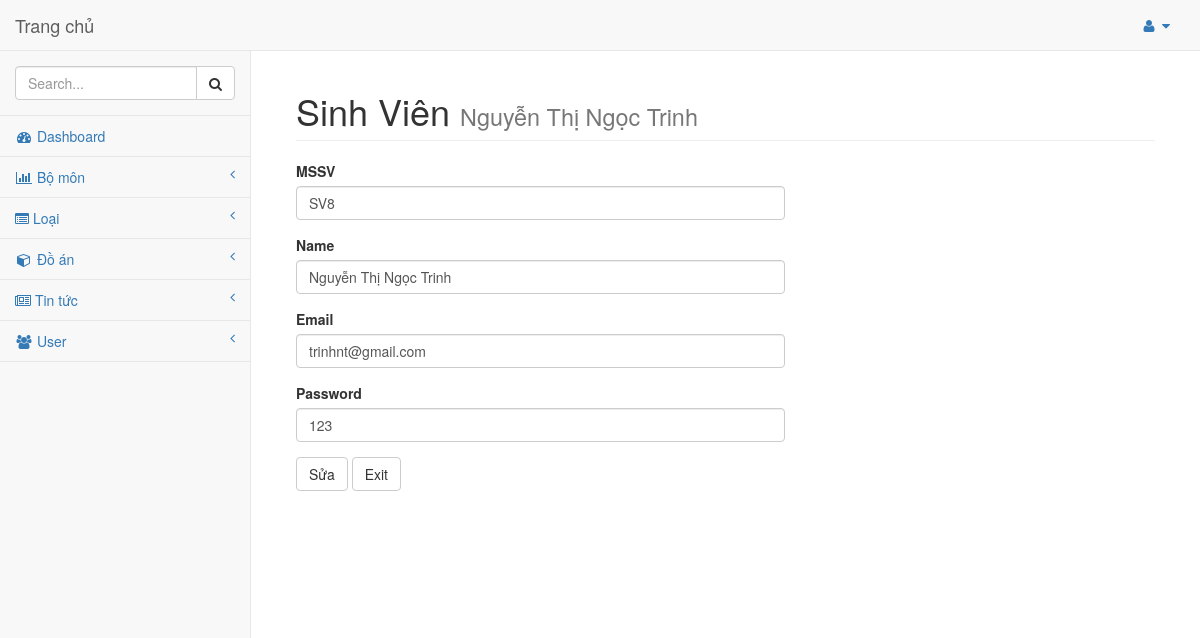
Page /admin/admin.php?p=suasv&mssv=SV8 on the committed database.
### tables this page shows
CREATE TABLE `sinhvien` (
  `mssv` varchar(30) NOT NULL,
  `name` varchar(255) NOT NULL,
  `email` varchar(255) NOT NULL,
  `password` varchar(255) NOT NULL
);

### model/database.class.php (called while the page is built, shortened)
<?php
	class database{
		private $__hostname = "localhost";
		private $__userhost = "root";
		private $__passhost = "";
		private $__dbname = "quanlydoan3";
		private $__conn = NULL;
		private $__result = NULL;
		public function connect(){
			$this-> __conn = mysqli_connect($this -> __hostname, $this -> __userhost, $this -> __passhost, $this -> __dbname)
			or die ('Loi ket noi');
			mysqli_query($this -> __conn, "SET NAMES 'utf8'");
		}
		public function query($sql){
			$this-> __result = mysqli_query($this-> __conn, $sql) or die ('loi query');
		}
		public function fetch(){
			$data = mysqli_fetch_assoc($this-> __result);
			return $data;
		}
	}
?>

### model/class.sinhvien.php (called while the page is built, shortened)
<?php
class sinhvien extends database{
    public function layMotSV($id){
        $sql = "SELECT * FROM sinhvien where mssv = '$id' ";
        $this-> query($sql);
        return $this-> fetch();
    }
}
?>

### admin/sinhvien/sua.php (the view, shortened to what this page needs)
<?php
include('../model/database.class.php');
include('../model/class.sinhvien.php');
$svm = new sinhvien();
$sv = $svm->layMotSV($_GET['mssv']);
?>
<div id="page-wrapper">
    <div class="container-fluid">
        <div class="row">
            <div class="col-lg-12">
                <h1 class="page-header">Sinh Viên
                    <small><?=$sv['name']?></small>
                </h1>
            </div>
            <div class="col-lg-7" style="padding-bottom:120px">
                <form action="" method="POST" name="form_sua">
                    <div class="form-group">
                        <label>MSSV</label>
                        <input class="form-control" name="mssv" placeholder="Please Enter MSSV" value="<?php echo $sv['mssv']?>" />
                    </div>
                    <div class="form-group">
                        <label>Name</label>
                        <input class="form-control" name="tensv" placeholder="Please Enter Name" value="<?php echo $sv['name']?>" />
                    </div>
                    <div class="form-group">
                        <label>Email</label>
                        <input type="email" class="form-control" name="email" placeholder="Please Enter Email" value="<?php echo $sv['email']?>" />
                    </div>
                    <div class="form-group">
                        <label>Password</label>
                        <input class="form-control" name="password" placeholder="Please Enter Password" value="<?php echo $sv['password']?>" />
                    </div>
                    <button type="submit" class="btn btn-default" name="sua_sv">Sửa</button>
                    <button type="reset" class="btn btn-default">Exit</button>
                </form>
            </div>
        </div>
    </div>
</div>

### public/admin/sb-admin-2.css (style rules this page uses)
body { background-color: #f8f8f8; }
#page-wrapper { padding: 0 15px; min-height: 568px; background-color: #fff; }
@media (min-width:768px) { #page-wrapper { position: inherit; margin: 0 0 0 250px; padding: 0 30px; border-left: 1px solid #e7e7e7; } }

### rows in the picture
sinhvien: name "Nguyễn Thị Ngọc Trinh", mssv "SV8", tensv "Nguyễn Thị Ngọc Trinh", email "trinhnt@gmail.com", password "123"
